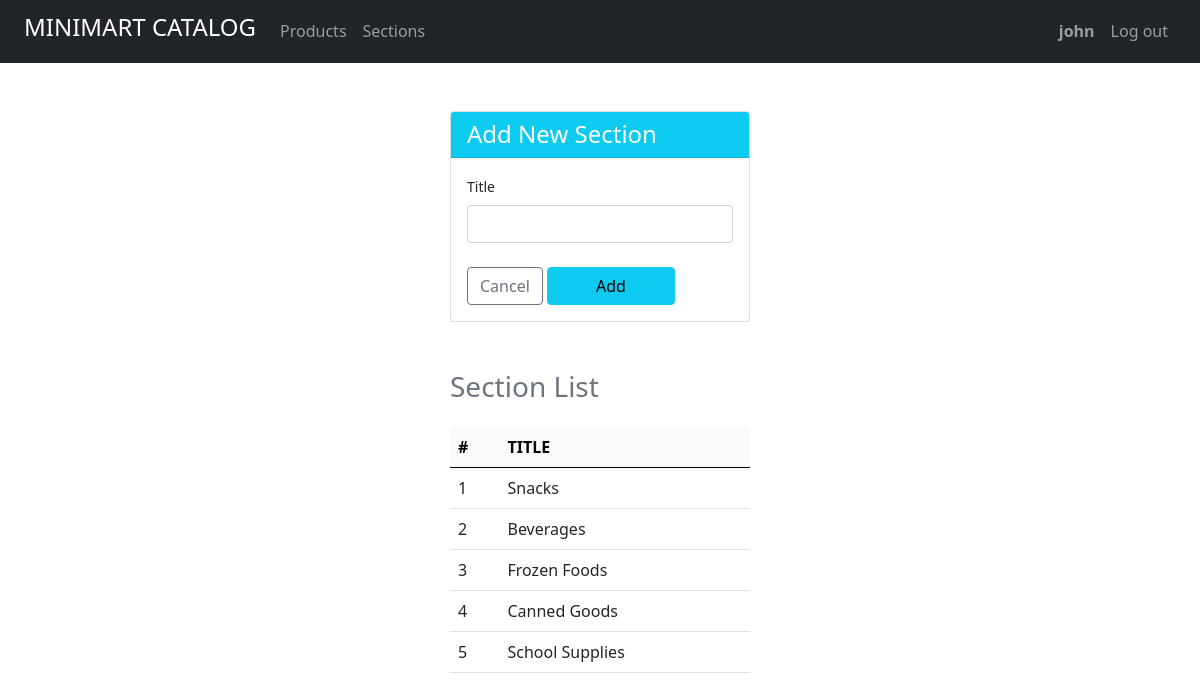
The app's page /sections.php (signed in) with its own data.
### tables this page shows
CREATE TABLE `sections` (
  `id` int(11) NOT NULL,
  `title` varchar(100) NOT NULL
);

### sections.php (the view, shortened to what this page needs)
<?php
function getAllSections(){
    $conn = connection();
    $sql = "SELECT * FROM sections";
    if($result = $conn->query($sql)){
        return $result;
    } else {
        die("Error retrieving all sections: " . $conn->error);
    }
}
?>
<!doctype html>
<html lang="en">
    <head>
        <link rel="stylesheet" href="https://cdn.jsdelivr.net/npm/bootstrap@5.0.2/dist/css/bootstrap.min.css">
    </head>
    <body>
        <?php
        include "main-nav.php";
        ?>
        <main class="py-5">
            <div class="card w-25 mx-auto mb-5">
                <div class="card-header bg-info text-white">
                    <h2 class="card-title h4 mb-0">Add New Section</h2>
                </div>
                <div class="card-body">
                    <form action="" method="post">
                        <label for="title" class="form-label small">Title</label>
                        <input type="text" name="title" id="title" class="form-control mb-4" required autofocus>
                        <a href="products.php" class="btn btn-outline-secondary">Cancel</a>
                        <button type="submit" class="btn btn-info px-5" name="btn_add">Add</button>
                    </form>
                </div>
            </div>
            <div class="w-25 mx-auto">
                <h2 class="h3 text-muted">Section List</h2>
                <table class="table table-hover mt-4">
                    <thead class="table-light">
                        <tr>
                            <th>#</th>
                            <th>TITLE</th>
                        </tr>
                    </thead>
                    <tbody>
                        <?php
                        $sections_result = getAllSections();
                        while($sections_row = $sections_result->fetch_assoc()){
                        ?>
                        <tr>
                            <td><?= $sections_row['id'] ?></td>
                            <td><?= $sections_row['title'] ?></td>
                        </tr>
                        <?php
                        }
                        ?>
                    </tbody>
                </table>
            </div>
        </main>
    </body>
</html>

### records on screen
sections: id "1", title "Snacks"
sections: id "2", title "Beverages"
sections: id "3", title "Frozen Foods"
sections: id "4", title "Canned Goods"
sections: id "5", title "School Supplies"

### other values on screen
$_SESSION['username'] "john"
